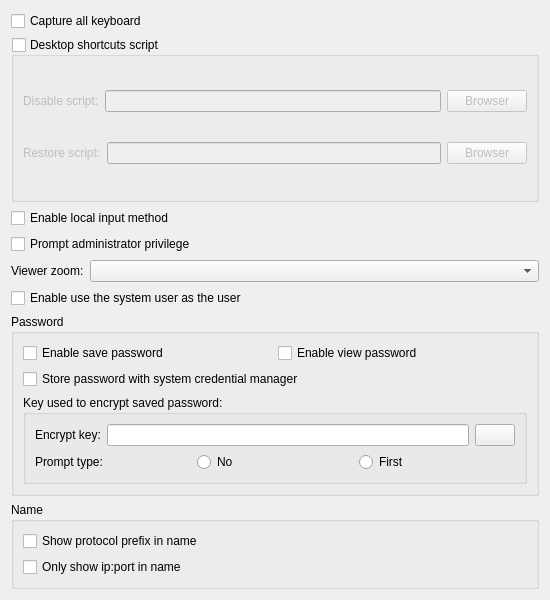
<?xml version="1.0" encoding="UTF-8"?>
<ui version="4.0">
 <class>CParameterPluginUI</class>
 <widget class="QWidget" name="CParameterPluginUI">
  <property name="geometry">
   <rect>
    <x>0</x>
    <y>0</y>
    <width>550</width>
    <height>600</height>
   </rect>
  </property>
  <property name="windowTitle">
   <string>Plugin</string>
  </property>
  <layout class="QGridLayout" name="gridLayout">
   <item row="4" column="0">
    <layout class="QHBoxLayout" name="horizontalLayout">
     <item>
      <widget class="QLabel" name="label">
       <property name="sizePolicy">
        <sizepolicy hsizetype="Preferred" vsizetype="Preferred">
         <horstretch>0</horstretch>
         <verstretch>0</verstretch>
        </sizepolicy>
       </property>
       <property name="text">
        <string>Viewer zoom:</string>
       </property>
      </widget>
     </item>
     <item>
      <widget class="QComboBox" name="cbViewZoom">
       <property name="sizePolicy">
        <sizepolicy hsizetype="Expanding" vsizetype="Fixed">
         <horstretch>0</horstretch>
         <verstretch>0</verstretch>
        </sizepolicy>
       </property>
      </widget>
     </item>
    </layout>
   </item>
   <item row="5" column="0">
    <widget class="QCheckBox" name="cbEnableUserName">
     <property name="text">
      <string>Enable use the system user as the user</string>
     </property>
    </widget>
   </item>
   <item row="0" column="0">
    <widget class="QCheckBox" name="cbCaptureAllKeyboard">
     <property name="text">
      <string>Capture all keyboard</string>
     </property>
    </widget>
   </item>
   <item row="8" column="0">
    <widget class="QGroupBox" name="groupBox_2">
     <property name="sizePolicy">
      <sizepolicy hsizetype="Preferred" vsizetype="Fixed">
       <horstretch>0</horstretch>
       <verstretch>0</verstretch>
      </sizepolicy>
     </property>
     <property name="title">
      <string>Name</string>
     </property>
     <layout class="QGridLayout" name="gridLayout_4">
      <item row="0" column="0">
       <widget class="QCheckBox" name="cbShowPrefix">
        <property name="text">
         <string>Show protocol prefix in name</string>
        </property>
       </widget>
      </item>
      <item row="1" column="0">
       <widget class="QCheckBox" name="cbShowIPPort">
        <property name="text">
         <string>Only show ip:port in name</string>
        </property>
       </widget>
      </item>
     </layout>
    </widget>
   </item>
   <item row="2" column="0">
    <widget class="QCheckBox" name="cbEnableLocalInputMethod">
     <property name="text">
      <string>Enable local input method</string>
     </property>
    </widget>
   </item>
   <item row="1" column="0">
    <widget class="QGroupBox" name="gpDesktopShortcutsSctipt">
     <property name="title">
      <string>Desktop shortcuts script</string>
     </property>
     <property name="checkable">
      <bool>true</bool>
     </property>
     <property name="checked">
      <bool>false</bool>
     </property>
     <layout class="QGridLayout" name="gridLayout_5">
      <item row="0" column="0">
       <layout class="QHBoxLayout" name="horizontalLayout_4">
        <item>
         <widget class="QLabel" name="label_4">
          <property name="text">
           <string>Disable script:</string>
          </property>
         </widget>
        </item>
        <item>
         <widget class="QLineEdit" name="leDesktopShortcutsDisableScript"/>
        </item>
        <item>
         <widget class="QPushButton" name="pbDesktopShortcutsDisable">
          <property name="text">
           <string>Browser</string>
          </property>
         </widget>
        </item>
       </layout>
      </item>
      <item row="1" column="0">
       <layout class="QHBoxLayout" name="horizontalLayout_6">
        <item>
         <widget class="QLabel" name="label_5">
          <property name="text">
           <string>Restore script:</string>
          </property>
         </widget>
        </item>
        <item>
         <widget class="QLineEdit" name="leDesktopShortcutsRestoreScript"/>
        </item>
        <item>
         <widget class="QPushButton" name="pbDesktopShortcutsRestore">
          <property name="text">
           <string>Browser</string>
          </property>
         </widget>
        </item>
       </layout>
      </item>
     </layout>
    </widget>
   </item>
   <item row="3" column="0">
    <widget class="QCheckBox" name="cbPromptAdminPrivilege">
     <property name="text">
      <string>Prompt administrator privilege</string>
     </property>
    </widget>
   </item>
   <item row="6" column="0">
    <widget class="QGroupBox" name="groupBox">
     <property name="sizePolicy">
      <sizepolicy hsizetype="Preferred" vsizetype="Preferred">
       <horstretch>0</horstretch>
       <verstretch>0</verstretch>
      </sizepolicy>
     </property>
     <property name="title">
      <string>Password</string>
     </property>
     <layout class="QGridLayout" name="gridLayout_3">
      <item row="2" column="0">
       <widget class="QGroupBox" name="gpEncryptKey">
        <property name="sizePolicy">
         <sizepolicy hsizetype="Preferred" vsizetype="Preferred">
          <horstretch>0</horstretch>
          <verstretch>0</verstretch>
         </sizepolicy>
        </property>
        <property name="title">
         <string>Key used to encrypt saved password:</string>
        </property>
        <layout class="QGridLayout" name="gridLayout_2">
         <item row="0" column="0">
          <layout class="QHBoxLayout" name="horizontalLayout_3">
           <item>
            <widget class="QLabel" name="label_2">
             <property name="sizePolicy">
              <sizepolicy hsizetype="Preferred" vsizetype="Preferred">
               <horstretch>0</horstretch>
               <verstretch>0</verstretch>
              </sizepolicy>
             </property>
             <property name="text">
              <string>Encrypt key:</string>
             </property>
            </widget>
           </item>
           <item>
            <widget class="QLineEdit" name="leEncryptKey">
             <property name="inputMask">
              <string/>
             </property>
             <property name="echoMode">
              <enum>QLineEdit::EchoMode::Password</enum>
             </property>
            </widget>
           </item>
           <item>
            <widget class="QPushButton" name="pbEncryptKey">
             <property name="text">
              <string/>
             </property>
             <property name="icon">
              <iconset theme="eye-on"/>
             </property>
            </widget>
           </item>
          </layout>
         </item>
         <item row="1" column="0">
          <layout class="QHBoxLayout" name="horizontalLayout_2">
           <item>
            <widget class="QLabel" name="label_3">
             <property name="sizePolicy">
              <sizepolicy hsizetype="Preferred" vsizetype="Preferred">
               <horstretch>0</horstretch>
               <verstretch>0</verstretch>
              </sizepolicy>
             </property>
             <property name="text">
              <string>Prompt type:</string>
             </property>
            </widget>
           </item>
           <item>
            <widget class="QRadioButton" name="rbPromptNo">
             <property name="sizePolicy">
              <sizepolicy hsizetype="Preferred" vsizetype="Preferred">
               <horstretch>0</horstretch>
               <verstretch>0</verstretch>
              </sizepolicy>
             </property>
             <property name="text">
              <string>No</string>
             </property>
            </widget>
           </item>
           <item>
            <widget class="QRadioButton" name="rbPromptFirst">
             <property name="sizePolicy">
              <sizepolicy hsizetype="Preferred" vsizetype="Fixed">
               <horstretch>0</horstretch>
               <verstretch>0</verstretch>
              </sizepolicy>
             </property>
             <property name="text">
              <string>First</string>
             </property>
            </widget>
           </item>
          </layout>
         </item>
        </layout>
       </widget>
      </item>
      <item row="0" column="0">
       <layout class="QHBoxLayout" name="horizontalLayout_5">
        <item>
         <widget class="QCheckBox" name="cbSavePassword">
          <property name="text">
           <string>Enable save password</string>
          </property>
         </widget>
        </item>
        <item>
         <widget class="QCheckBox" name="cbEnableViewPassword">
          <property name="text">
           <string>Enable view password</string>
          </property>
         </widget>
        </item>
       </layout>
      </item>
      <item row="1" column="0">
       <widget class="QCheckBox" name="cbSystemCredential">
        <property name="text">
         <string>Store password with system credential manager</string>
        </property>
       </widget>
      </item>
     </layout>
    </widget>
   </item>
  </layout>
 </widget>
 <tabstops>
  <tabstop>leEncryptKey</tabstop>
  <tabstop>pbEncryptKey</tabstop>
  <tabstop>rbPromptNo</tabstop>
  <tabstop>rbPromptFirst</tabstop>
  <tabstop>cbSavePassword</tabstop>
  <tabstop>cbEnableViewPassword</tabstop>
  <tabstop>cbShowPrefix</tabstop>
  <tabstop>cbShowIPPort</tabstop>
 </tabstops>
 <resources/>
 <connections/>
</ui>
